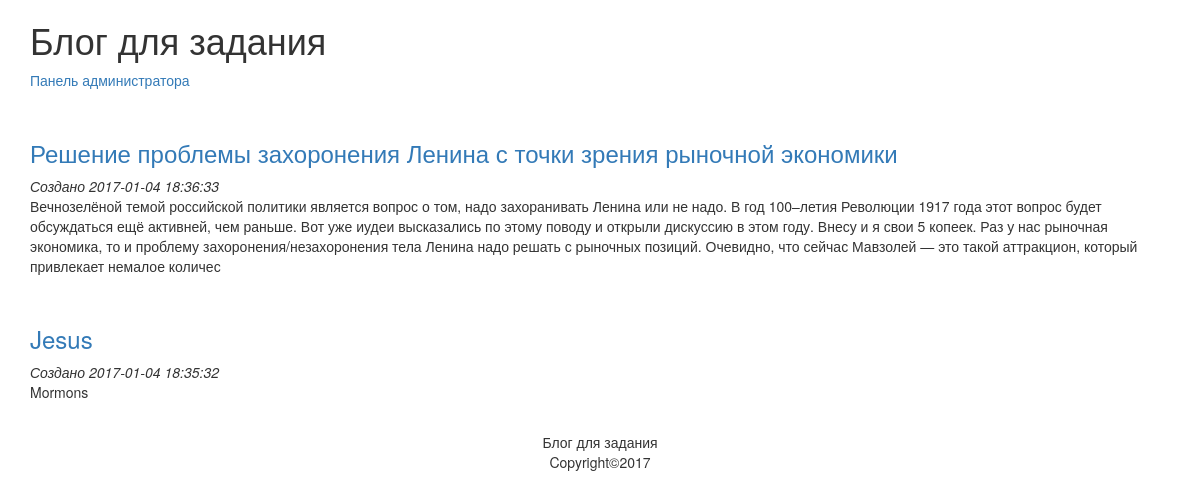
The page / on the database its author committed.
### tables this page shows
CREATE TABLE `articles` (
  `id` int(11) NOT NULL,
  `title` varchar(255) NOT NULL,
  `content` text NOT NULL,
  `data_created` timestamp NOT NULL DEFAULT CURRENT_TIMESTAMP ON UPDATE CURRENT_TIMESTAMP,
  `data_updated` datetime DEFAULT NULL
);

### index.php (called while the page is built)
<?php
    require_once ("database.php");
    require_once ("models/articles.php");
    $link = db_connect();
    $articles = articles_all($link);
    include ("views/articles.php");

### models/articles.php (called while the page is built, shortened)
<?php
function articles_all($link)
{
    $query = "SELECT * FROM articles ORDER BY id DESC";
    $result = mysqli_query($link, $query);
    $n = mysqli_num_rows($result);
    $articles = array();
    for ($i = 0; $i < $n; $i++) {
        $row = mysqli_fetch_assoc($result);
        $articles[] = $row;
    }
    return $articles;
}
function articles_intro($text, $len = 500)
{
    return mb_substr($text, 0, $len);
}

### views/articles.php (the view, shortened to what this page needs)
<!DOCTYPE html>
<html>
    <head>
        <link rel="stylesheet" href="style.css">
        <link rel="stylesheet" href="https://maxcdn.bootstrapcdn.com/bootstrap/3.3.7/css/bootstrap.min.css">
        </head>
    <body>
        <div class="container">
            <h1>Блог для задания</h1>
            <a href="admin">Панель администратора</a>
            <div>
                <?php foreach($articles as $a): ?>
                <div class="article">
                    <h3><a href="article.php?id=<?=$a['id']?>"><?=$a['title']?></a></h3>
                    <em>Создано <?=$a['data_created']?></em>
                    <p><?=articles_intro($a['content'])?></p>
                </div>
                <?php endforeach ?>
                </div>
            </div>
            <footer>
            <p>Блог для задания<br>Copyright&copy;2017</p></footer>
        </body>
</html>

### style.css (style rules this page uses)
body { color: red; }
footer { text-align: center; }
.article { margin-top: 50px; margin-bottom: 30px; }

### rows shown on the page
articles: title "Решение проблемы захоронения Ленина с точки зрения рыночной экономики", data_created "2017-01-04 18:36:33", content "Вечнозелёной темой российской политики является вопрос о том, надо захоранивать Ленина или не надо. В год 100–летия Революции 1917 года этот вопрос будет обсуждаться ещё активней, чем раньше. Вот уже иудеи высказались по этому поводу и открыли дискуссию в этом году. Внесу и я свои 5 копеек. Раз у нас рыночная экономика, то и проблему захоронения/незахоронения тела Ленина надо решать с рыночных позиций. Очевидно, что сейчас Мавзолей — это такой аттракцион, который привлекает немалое количес"
articles: title "Jesus", data_created "2017-01-04 18:35:32", content "Mormons"
